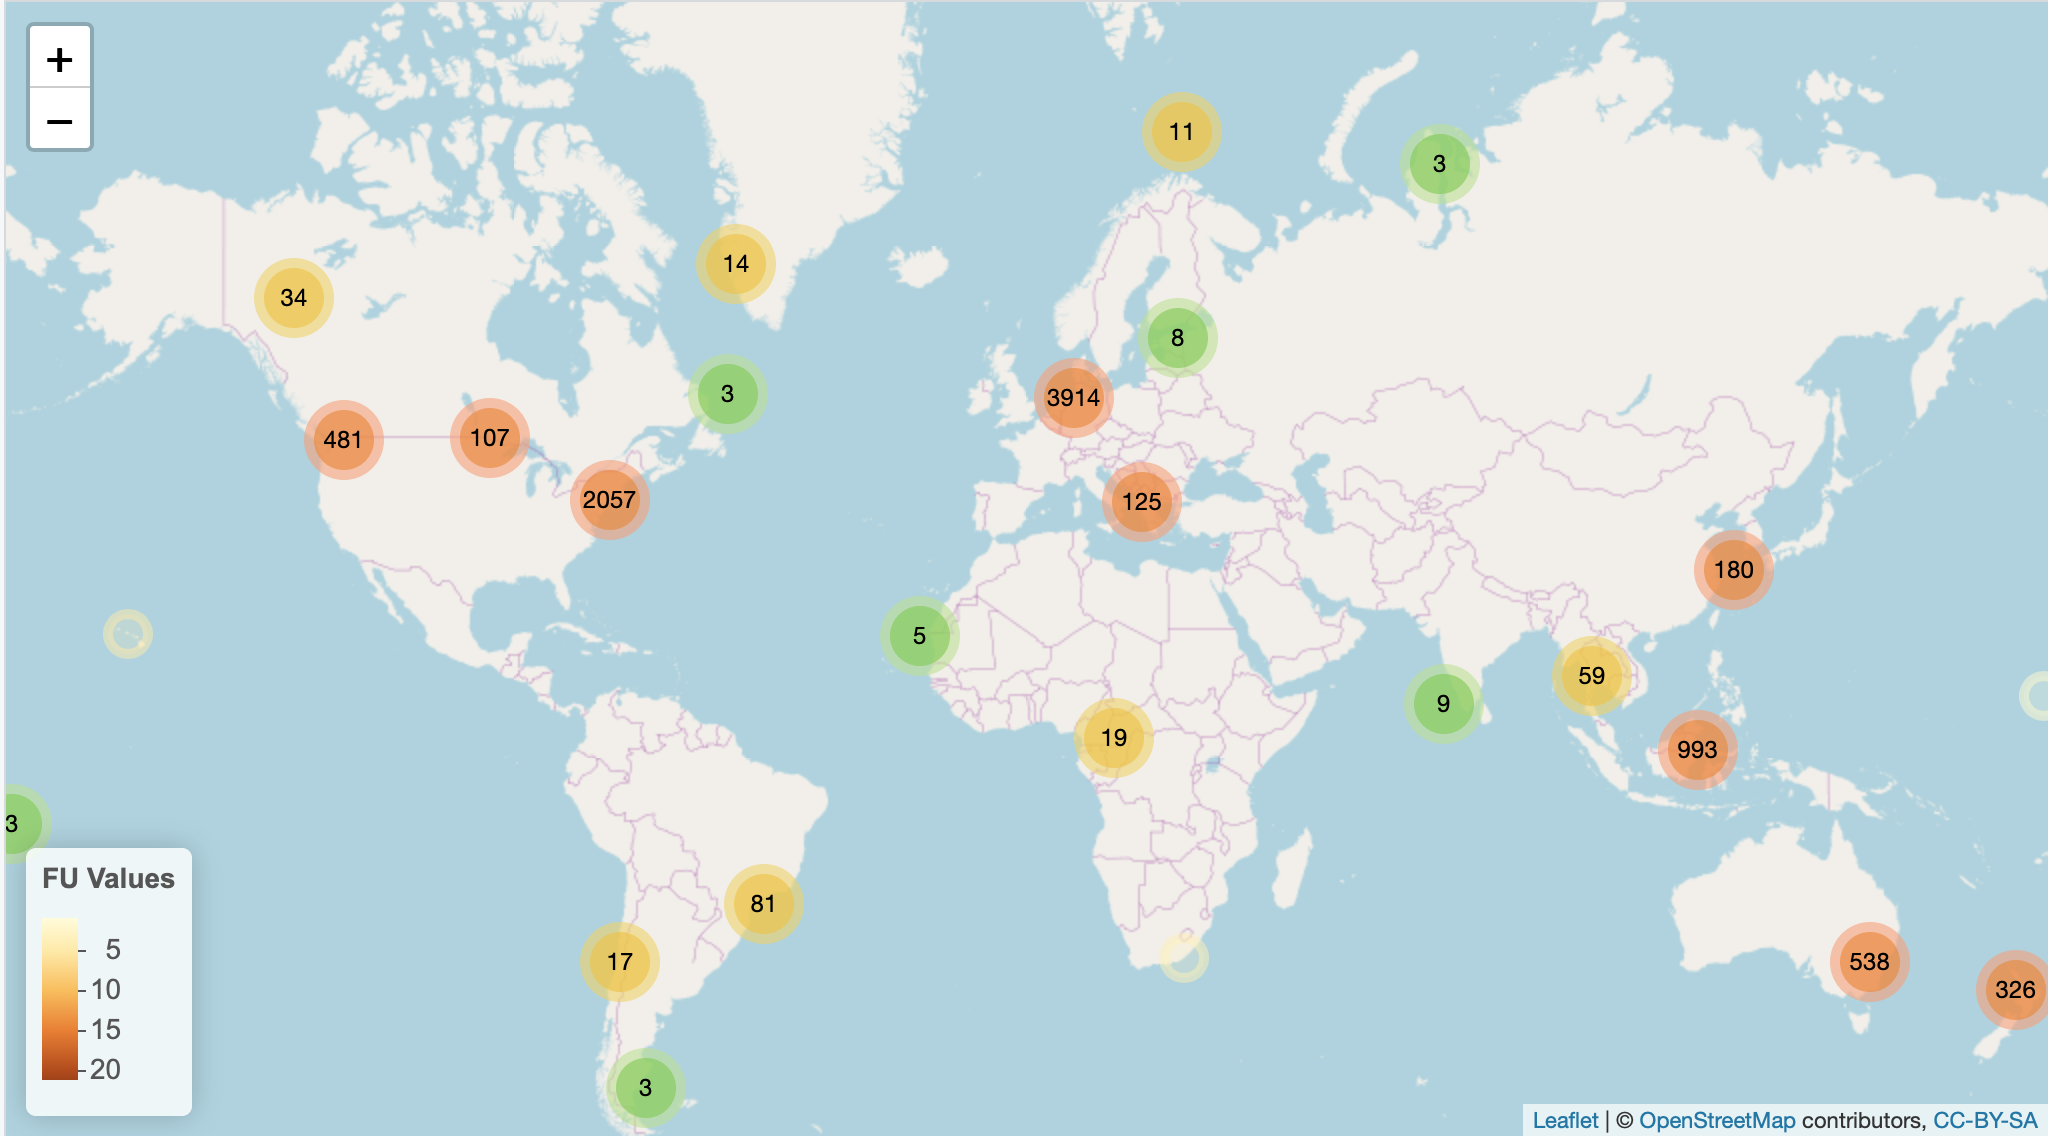

This figure's R source:
library(rwfs)
library(sf)

#' Fetch a table of data from Eye on Water
#'
#' Be advised that GDAL warns that the source data has an unknown CRS.  We
#' simply assign the
#'
#' @param uri character, the URL of the WFS service
#' @param layer_name character, the name of the layer to retrieve
#' @param crs character, proj string for CRS
#' @param path character or NA, if not NA then try to save the table to this location
#'        as <path>/layer_name.driver  Note that we have best luck when we specify
#'        a full path specification (/home/myname/data) rather than short hand
#'        ("./data" or "~/data").
#' @param driver character, one of the drivers available to \code{sf::writer_sf()}
#' @return simple feature POINT table
fetch_eow <- function(
  uri = file.path("https://geo-service.maris.nl/project/eyeonwater",
                  "wfs?request=getcapabilities&service=wfs"),
  layer_name = "eow_all",
  crs = "+proj=longlat +datum=WGS84",
  path = NA,
  driver = c("GeoJSON", "CSV")[1]){


  fileName <- tempfile()
  ok <- download.file(uri, fileName)
  request <- rwfs::GMLFile$new(fileName)
  client <- rwfs::WFSCachingClient$new(request)
  layers <- suppressWarnings(client$listLayers())
  if (!any(grepl(layer_name[1], layers$name, fixed = TRUE))){
    stop("layer name not found in available layers:", layer_name[1])
  }
  layer  <- suppressWarnings(client$getLayer(layer_name[1], crs = crs[1]))
  unlink(fileName)
  if (!is.na(path)){
    if (!dir.exists(path[1])) stop("path not found:", path[1])
    ofile <- paste0(layer_name[1],".", tolower(driver))
    sf::write_sf(layer, dsn = file.path(path, ofile), driver = driver)
  }
  layer
}

#' Plot the EOW observation locations with FU values scaled by color
#'
#' @param x sf table of points
#' @return leaflet map object
plot_eow <- function(x = fetch_eow()){
  stopifnot(require(leaflet))
  pal <- leaflet::colorNumeric(palette = "YlOrBr",
                               domain = c(0,25),
                               reverse = FALSE)
  leaflet::leaflet(layer) %>%
    addTiles() %>%
    addCircleMarkers(clusterOptions = markerClusterOptions(),
                     color = ~pal(fu_value)) %>%
    addLegend("bottomleft",
              pal = pal,
              values = ~fu_value,
              title = "FU Values",
              opacity = 1 )
}
